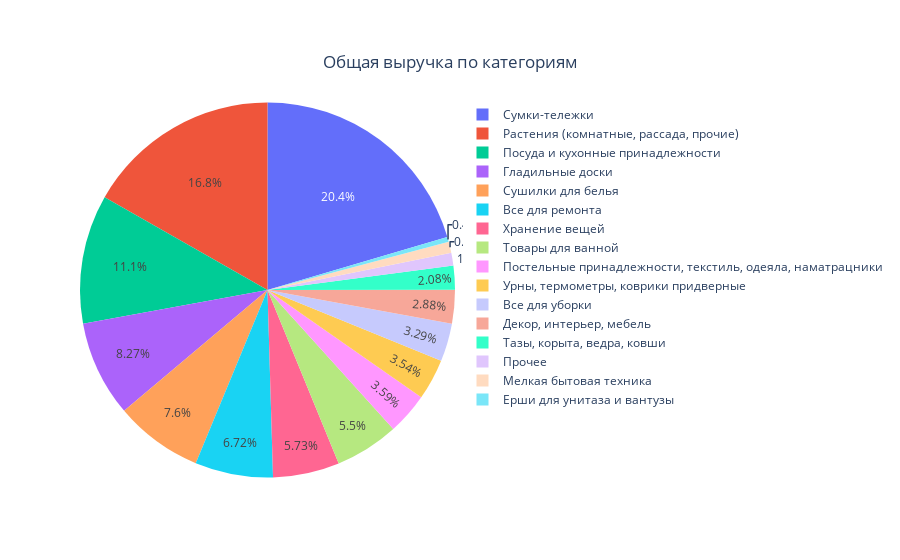

Notebook source saved alongside this figure:
### Code cell
temp = df.groupby('product_group', as_index=False).agg({'revenue':'sum'})

category = temp['product_group']
values = temp['revenue']

fig = go.Figure(data=[go.Pie(labels=product_group, values=values)])
fig.update_layout(
    title={
        'text': "Общая выручка по категориям",
        'y':0.9,
        'x':0.5,
        'xanchor': 'center',
        'yanchor': 'top'})
fig.show()

### Figure 1 — Plotly figure (JSON) as saved in the notebook; plotly's stock layout.template omitted (floating-point values rounded to 4 significant figures)
{"data": [{"labels": ["Все для ремонта", "Все для уборки", "Гладильные доски", "Декор, интерьер, мебель", "Ерши для унитаза и вантузы", "Мелкая бытовая техника", "Постельные принадлежности, текстиль, одеяла, наматрацники", "Посуда и кухонные принадлежности", "Прочее", "Растения (комнатные, рассада, прочие)", "Сумки-тележки", "Сушилки для белья", "Тазы, корыта, ведра, ковши", "Товары для ванной", "Урны, термометры, коврики придверные", "Хранение вещей"], "type": "pie", "values": [238874, 116968, 294113, 102506, 14803, 34095, 127789, 395355, 38713, 595710, 726835, 270339, 73961, 195562, 125936, 203781]}], "layout": {"title": {"text": "Общая выручка по категориям", "x": 0.5, "xanchor": "center", "y": 0.9, "yanchor": "top"}}}
